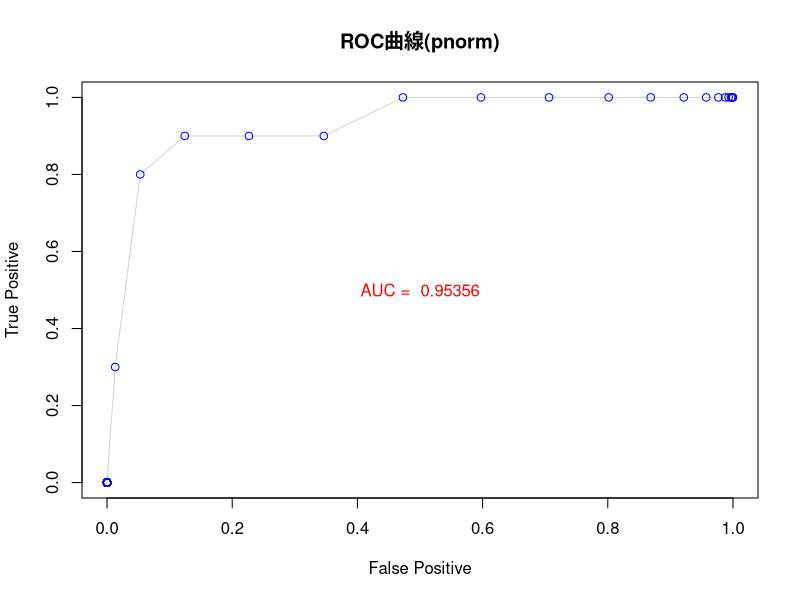
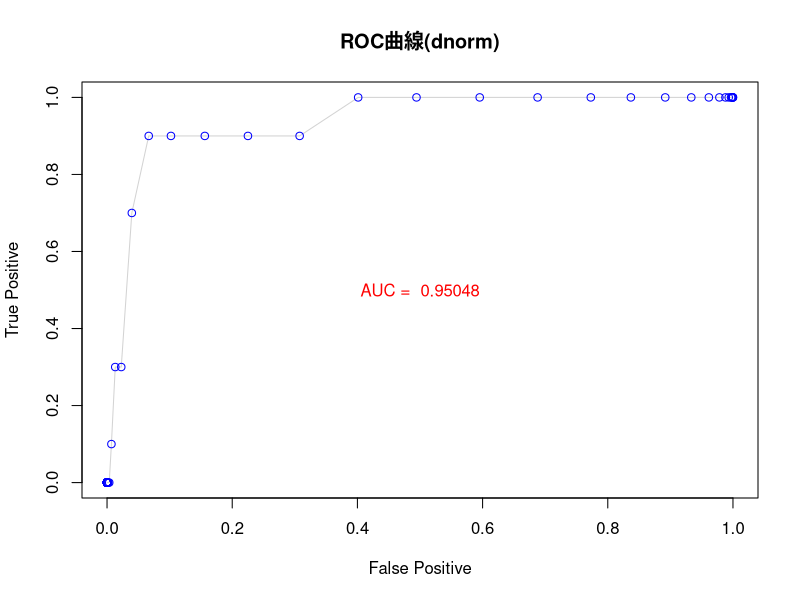

R code for these plots, in order:
# Clear environment
rm(list = ls())

# Setting Japanese font (for MacOSX)
# par(family= "HiraKakuProN-W3")

# Chapter2 e.g.38
# ある検査の測定値が、
# 正常者ではN(-1, 1)に、病気者ではN(1, 1)に従うものとする。
# 実際の確率密度関数としてf_0, f_1を
# f_0(x) = N(-1, 1), f_1(x) = N(1, 1)としたときに、
# ある被験者iの測定値x_iに対して
# f_1(x_i)/f_0(x_i) >= theta
# となった時に、被験者を病気と診断することにする。
# ただしthetaは診断基準値であり、正の値を自由に取るものとする。
N_0 <- 10000 # 正常の人の人数
N_1 <- 10 # 病気の人の人数
mu_0 <- -1 # 正常下での検査平均値
mu_1 <- 1 # 病気下での検査平均値
var_0 <- 1 # 正常下での検査値標準偏差
var_1 <- 1 # 病気下での検査値標準偏差
x <- rnorm(N_0, mu_0, var_0) # 正常下での分布に従う測定値を生成
y <- rnorm(N_1, mu_1, var_1) # 病気下での分布に従う測定値を生成

theta_seq <- exp(seq(-10, 100, 0.5)) # 診断基準値を生成
U <- NULL # 各診断基準値における「正常者を病気と誤診する確率」
V <- NULL # 各診断基準値における「有病者を病気と正しく診断する確率」

# pnormバージョン（私はこちらは間違っていると思う）
# pnorm()は第一引数に対する累積確率（下側確率）を返すので、
# テキスト中で意図しているような計算にならない気がします。
# True positiveをoverestimateしてしまうと思う。
plot(1:1, 1:1, xlim = c(0, 1), ylim = c(0, 1),
     xlab = "False Positive",
     ylab = "True Positive",
     main = "ROC曲線(pnorm)",
     type = "n")
for (theta in theta_seq) {
  u <- sum(pnorm(x, mu_1, var_1) / pnorm(x, mu_0, var_0) > theta) / N_0 # 正常者を誤診する確率の計算
  v <- sum(pnorm(y, mu_1, var_1) / pnorm(y, mu_0, var_0) > theta) / N_1 # 有病者を正しく診断する確率の計算
  U <- c(U, u) # 計算結果を配列に追記
  V <- c(V, v) # 計算結果を配列に追記
}
lines(U, V, col = "lightgray")
points(U, V, col = "blue")
M <- length(theta_seq) - 1
AUC <- 0 
for (i in 1:M) {
  AUC <- AUC + abs(U[i + 1] - U[i]) * V[i] # 区分求積法によりAUCを計算
}
text(0.5, 0.5, paste("AUC = ", AUC), col = "red")

# dnormバージョン（私はこちらが正しいと思う）
# dnorm()は第一引数に対する確率密度関数値（関数のyの値）を返す。
# こちらの方が、テキスト中で意図している計算だと思う。
plot(1:1, 1:1, xlim = c(0, 1), ylim = c(0, 1),
     xlab = "False Positive",
     ylab = "True Positive",
     main = "ROC曲線(dnorm)",
     type = "n")
U <- NULL
V <- NULL
for (theta in theta_seq) {
  u <- sum(dnorm(x, mu_1, var_1) / dnorm(x, mu_0, var_0) > theta) / N_0 # 正常者を誤診する確率の計算
  v <- sum(dnorm(y, mu_1, var_1) / dnorm(y, mu_0, var_0) > theta) / N_1 # 有病者を正しく診断する確率の計算
  U <- c(U, u) # 計算結果を配列に追記
  V <- c(V, v) # 計算結果を配列に追記
}
lines(U, V, col = "lightgray")
points(U, V, col = "blue")
M <- length(theta_seq) - 1
AUC <- 0
for (i in 1:M) {
  AUC <- AUC + abs(U[i + 1] - U[i]) * V[i] # 区分求積法によりAUCを計算
}
text(0.5, 0.5, paste("AUC = ", AUC), col = "red")
